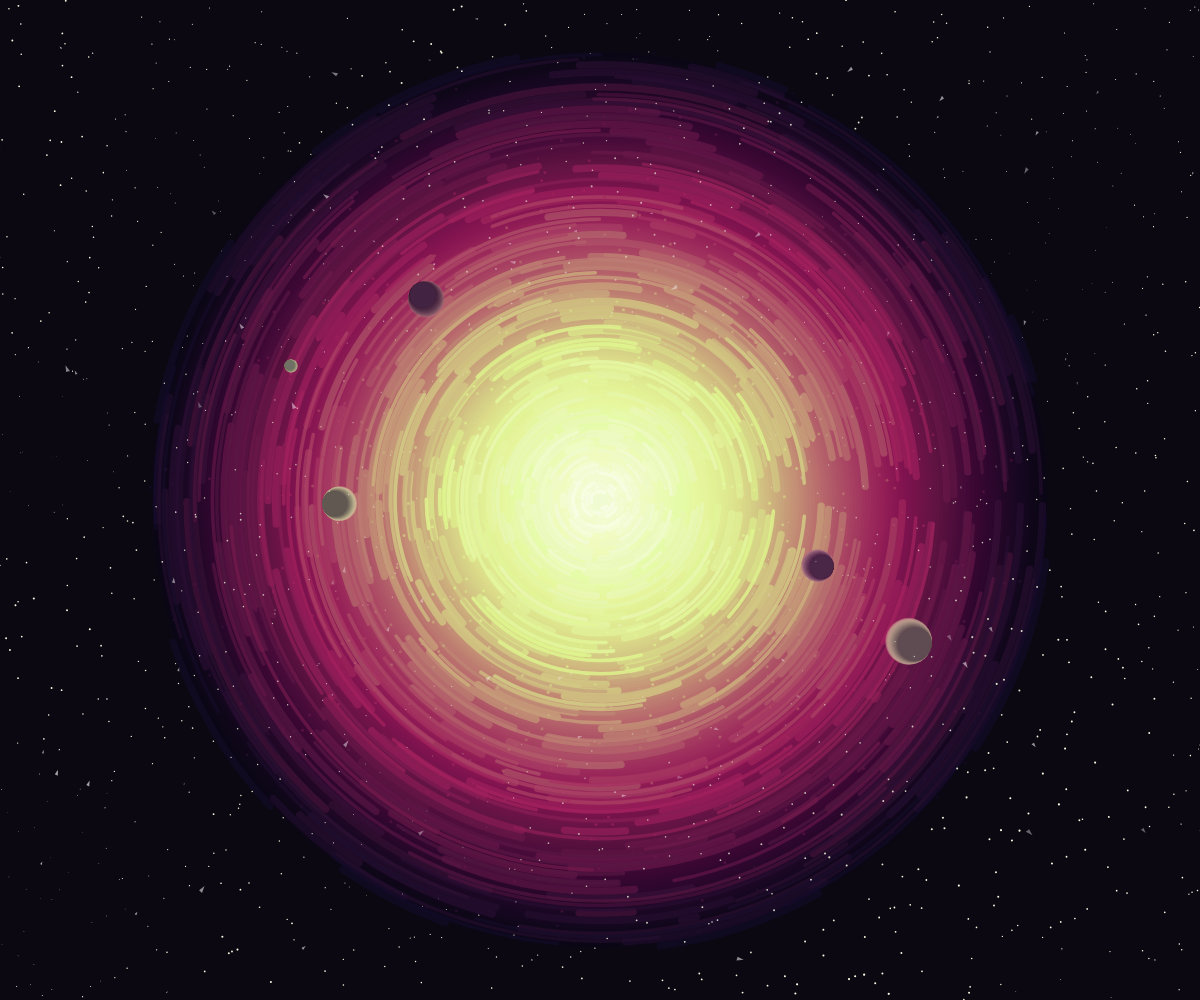
Frame 1 (no input)
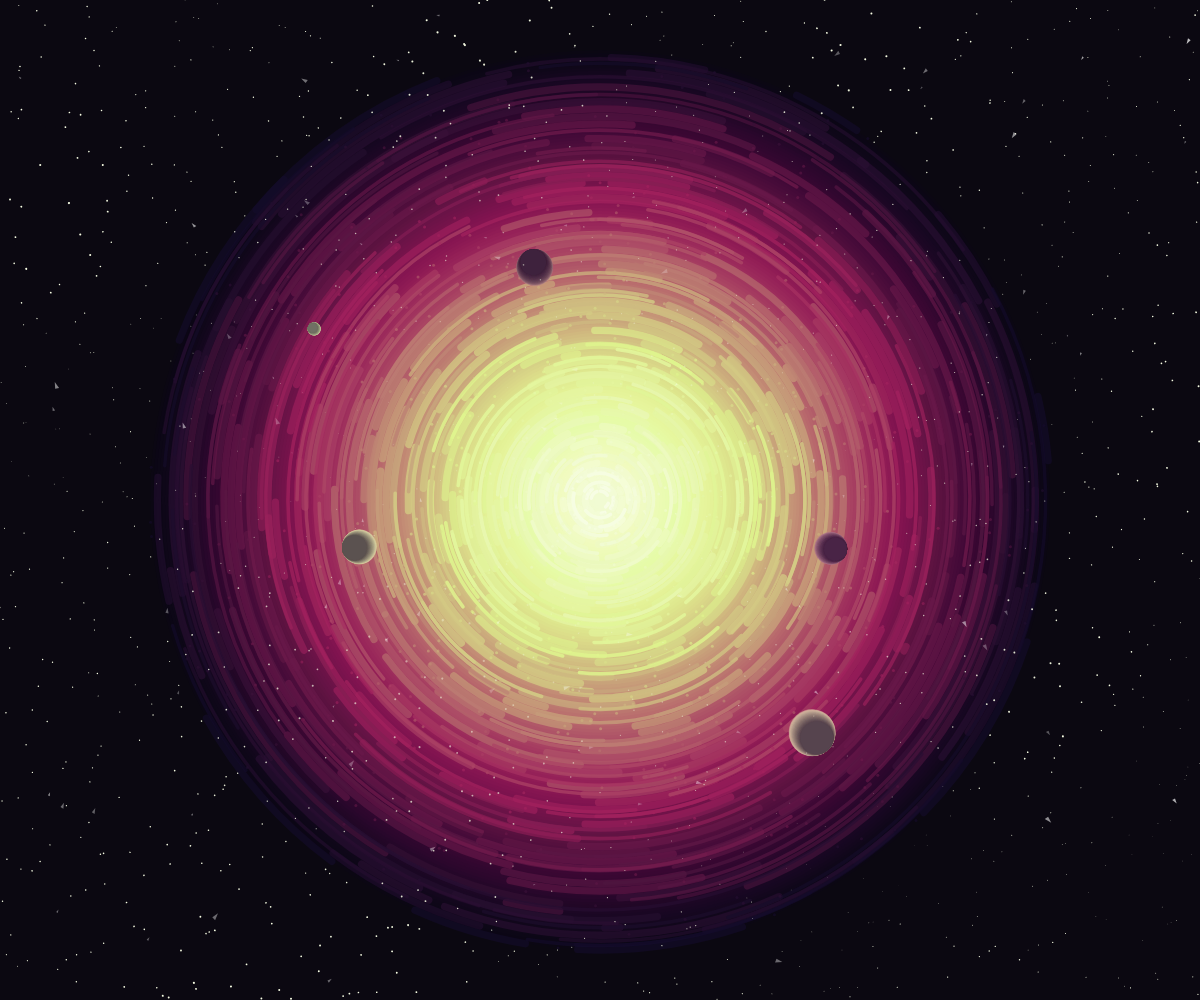
Frame 60 (no input)
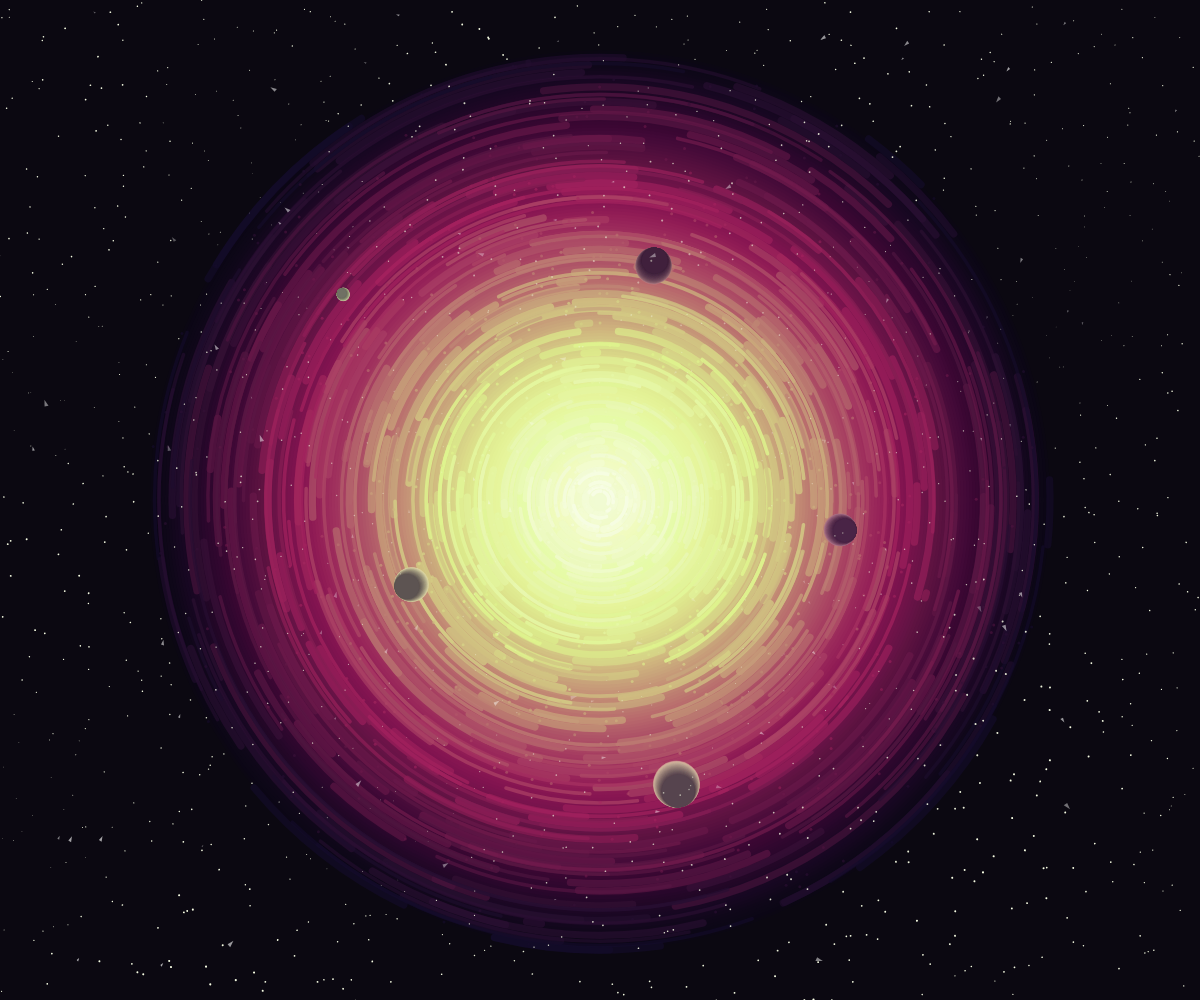
Frame 120 (the mouse pressed at the canvas centre since frame 60)

The p5.js sketch that drew these frames (run headless with seeded random() and noise() and a simulated clock; from frame 60 on, the mouse is pressed at the canvas centre):

// p5.js sketch
// ── sketch.js
/* Functions I wanted to realize in prototype:
1. Press space and switch observation window to a new solar system

2. Nebula/Solar system view, the most colorful type

3. Planets in shade. Textures and rendering are not ready, but we want to have their orbits already.

*/
let systems = []; // hold solar systems
let ashes = [];

// Space jump animation set up
let jumpPhase = "idle";
let jumpFrame = 0;
let jumpOrder = ["wind", "twist", "unwind", "settle", "idle"];
let jumpLen = {
  wind: 30, twist: 22, unwind: 26, settle: 24
} // dictionary

let sp = 1; //multiplier into arc rotation
let twist = 0; //0 - no warp, 1 - full
let fade = 0; //transition btw two systems
let next = 0; // the next to play
let current = 0; // the current displayed system

let spinAcc = 0; //replace frameCount as acceleration


function setup() {
  createCanvas(windowWidth, windowHeight); 
  for (let i = 0; i < 5; i++) {
    systems.push(new SolarSystem()); // create 5 systems in advance.
  }

  for (let i = 0; i < 200; i++) {
    ashes.push(new Ash(random(1)));
  }
}

function windowResized() {
  resizeCanvas(windowWidth, windowHeight)
}

function draw() {
  updateJump();
  spinAcc += sp;
  background(systems[current].theme.bg);

  if (fade < 0.999) systems[current].update(1-fade);
  if (fade > 0.001) systems[next].update(fade);
  drawGrid();

  push();
  translate(width/2, height/2);
  for (let a of ashes) {
    a.update();
    a.display();
  }
  pop();
}

class Planet {
  constructor(theme, R) {
    this.theme = theme;
    this.r = random(R * 0.5, R * 1.5);
    this.ang = random(TWO_PI);
    this.speed = random(0.002, 0.008);
    //vari direction
    if (random(1) < 0.5) {
      this.speed *= -1;
    } 
    this.tilt = random(0.3, 1);
    this.size = random(10, 50)
    this.colGradient = random(0.25, 0.75)

    this.depth = random(0, 0.3);
    this.texture = random(0.3, 0.7);
  }

  update() {
    this.ang += this.speed * sp;
  };

  display(al, R) {
    //Get coordinates
    let x = cos(this.ang) * this.r;
    let y = sin(this.ang) * this.r * this.tilt;
    //Extract theme colors
    let c1 = this.theme.c1;
    let c2 = this.theme.c2;
    let c3 = this.theme.c3;
    let c4 = this.theme.c4;

    // Selecting color over the theme
    let col;
    if (this.colGradient < 0.33) {
      col = lerpColor(c1, c2, this.colGradient * 3);
    } else if (this.colGradient < 0.67) {
      col = lerpColor(c2, c3, (this.colGradient - 0.33)* 3);
    } else {
      col = lerpColor(c3, c4, (this.colGradient - 0.67) * 3);
    }

    // Adding shades and bright side
    let shadow = lerpColor(col, c1, 0.75);
    let lit = lerpColor(col, c4, 0.4)
    let numSlices = 80;
    let lightAng = atan2(y, x);

    //Size on the ellipse orbit scale
    let depthScale = map(this.r, R * 0.5, R * 1.5, 1.1, 0.8);
    let shift = this.size * depthScale * 0.3;
     
    push();
    translate(x, y);
    rotate(lightAng);

    noStroke();
    for (let i = 0; i < numSlices; i++) {
      let j = i / (numSlices-1);
      push();
      translate(shift * j * 0.5, 0); // shift each slice outward;
      let c = lerpColor(lit, shadow, pow(j, this.texture) - this.depth);
      c.setAlpha(al * 25) //al adjust for transition
      fill(c);
      circle(0, 0, this.size * depthScale - j * shift);
      pop();
    }
    pop();
  }
}

let sysScale = 1; // zoom in/out effect

function updateJump() {
  if (jumpPhase == "idle") {
    sysScale = lerp(sysScale, 1, 0.2);
    sp = lerp(sp, 1, 0.15);
    fade = 0;
    twist = 0;
    if (current != next) {current = next};
    return;
  }

  let d = jumpLen[jumpPhase]; //time one 'phase' would last
  let t = constrain(jumpFrame / d, 0, 1); //progress parameter, from drawBlink();

  if (jumpPhase == "wind") {
    let e = t * t * t;
    sysScale = 1 + 0.06 * e;
    sp = lerp(1, 9, e);
    fade = 0;
    twist = 0;

  } else if (jumpPhase == "twist") {
    let e; // a function a++ till middle and a-- later
    if (t < 0.5) {
      e = 4 * t * t * t;
    } else {
      e = 1 - pow(-2*t+2, 3) / 2;
    }
    sysScale = lerp(1.1, 0.78, e);
    sp = lerp(9, 14, e);
    fade = e * e;
    twist = sin(PI * t);

  } else if (jumpPhase == "unwind") {
    let e = 1 - pow(1-t, 3);
    sysScale = lerp(0.78, 1.06, e);
    sp = lerp(14, 3, e);
    fade = 1;
    twist = lerp(1, 0, e);

  } else if (jumpPhase == "settle") {
    let e = 1 - pow(1-t, 3);
    sysScale = lerp(1.06, 1, e);
    sp = lerp(3, 1, e);
    twist = 0;
    fade = 1;
  }

  jumpFrame++;
  if (jumpFrame >= d) {
    jumpFrame = 0;
    jumpPhase = jumpOrder[jumpOrder.indexOf(jumpPhase) + 1];
    if (jumpPhase == "unwind") {current = next};
  }
} 

function makeTheme() {
  colorMode(HSL, 360, 100, 100);  
  let h1 = random(360);
  //Randonize direction
  let dir;
  if (random(1) < 0.5) {dir = 1;} else {dir = -1};
  let h2 = (h1 + dir * random(60, 80) + 360) % 360;
  let h3 = (h2 + dir * random(80, 140) + 360) % 360;
  let h4 = (h3 + random(-3, 3) + 360) % 360;

  let theme = {
    c1: color(h1, 60 + random(-8, 8), 12+random(-3,4)),
    c2: color(h2, 70 + random(-8, 10), 40 + random(-4, 6)),
    c3: color(h3, 85 + random(-8,6), 74+random(-5,5)),
    c4: color(h4, 80 + random(-8,8), 96+random(-2, 2)),
    bg: color(h1, 35, 5)
  }; // Use the properties of an 'object' to store the values.

  colorMode(RGB, 255);  
  return theme;
}

class SolarSystem {
  constructor() {
    this.theme = makeTheme(); //create color palette
    this.storeArc();
    this.planets = [];
    for (let i = 0; i < floor(random(3, 6)); i++) {
      this.planets.push(new Planet(this.theme, height/4))
    }
  }

  storeArc() {
    this.points = [];
    let c1 = this.theme.c1;
    let c2 = this.theme.c2;
    let c3 = this.theme.c3;
    let c4 = this.theme.c4;

    this.bgCircles = []; //Build circles radial glow
    for (let i = 0; i < 150; i++) {
      let t = i / 149;
      let c;
      if (t < 0.33) {
        c = lerpColor(c1, c2, t * 3);
      } else if (t < 0.67) {
        c = lerpColor(c2, c3, (t - 0.33) * 3);
      } else {
        c = lerpColor(c3, c4, (t - 0.67) * 3);
      }
      c.setAlpha(5 * t + 20);
      this.bgCircles.push(c);
    }

    // Arcs in the mid ground
    this.midArcs = [];
    for (let i = 0; i < 60; i++) {
      let t = i / 59; //Set gradient ratio
      let c;
      if (t < 0.33) {
        c = lerpColor(c1, c2, constrain(t * 3 + random(-0.15, 0.15), 0, 1)); // Adding constrain to ensure bounded between 0, 1
      } else if (t < 0.67) {
        c = lerpColor(
          c2,
          c3,
          constrain((t - 0.33) * 3 + random(-0.15, 0.15), 0, 1)
        );
      } else {
        c = lerpColor(
          c3,
          c4,
          constrain((t - 0.67) * 3 + random(-0.15, 0.15), 0, 1)
        );
      }
      c.setAlpha(5 * t + 70);

      let numSegs = floor(random(5, 9)); //Break into segments
      let arcs = [];
      for (let j = 0; j < numSegs; j++) {
        let span = TWO_PI / numSegs;
        let d;
        if (random() < 0.5) {
          d = 1;
        } else {
          d = -1;
        }
        arcs.push({
          // I'm using simplified formatting here
          start: j * span + random(0, span * 0.5),
          end: j * span + random(span * 0.5, span),
          dir: d, //direction it spans
        });
      }
      this.midArcs.push({ color: c, arcs: arcs }); //record color and arcs segments

      // Add points
      c.setAlpha(155 + 0 * random(-1, 1));
      let numPts = floor(random(8, 16));
      let dots = [];
      let k = 0;
      for (let j = 0; j < numPts; j++) {
        let span = TWO_PI / numPts;
        dots.push({
          ang: random(k, k + span),
          dir: random(-1, 1)
        })
        k += span;
      }
      this.points.push({color: c, dots: dots});
    }

    // Front arcs
    this.frontArcs = [];
    for (let i = 0; i < 100; i++) {
      let t = i / 99; //Set gradient ratio
      let c;
      if (t < 0.33) {
        c = lerpColor(c1, c2, constrain(t * 3 + random(-0.15, 0.15), 0, 1)); // Adding constrain to ensure bounded between 0, 1
      } else if (t < 0.67) {
        c = lerpColor(
          c2,
          c3,
          constrain((t - 0.33) * 3 + random(-0.15, 0.15), 0, 1)
        );
      } else {
        c = lerpColor(
          c3,
          c4,
          constrain((t - 0.67) * 3 + random(-0.15, 0.15), 0, 1)
        );
      }
      c.setAlpha(100 * t + 155);

      let numSegs = floor(random(3, 6)); //Break into segments
      let arcs = [];
      for (let j = 0; j < numSegs; j++) {
        if (i % 4 < 1) {
          continue; // Create skips manually
        }
        let span = TWO_PI / numSegs;
        let d;
        if (random() < 0.5) {
          d = 1;
        } else {
          d = -1;
        }
        arcs.push({
          // I'm using simplified formatting here
          start: j * span + random(0, span * 0.5),
          end: j * span + random(span * 0.5, span),
          dir: d, //direction it spans
        });
      }
      this.frontArcs.push({ color: c, arcs: arcs }); //record color and arcs segments
    }
  }

  drawArcs(R, al) {
    //Circles first, from large to small
    noStroke();
    for (let i = 0; i < this.bgCircles.length; i++) {
      let c = this.bgCircles[i]; // translate back to add a;
      fill(red(c), green(c), blue(c), alpha(c) * al);
      circle(0, 0, R * 2 * (1 - i / (this.bgCircles.length + 1)));
    }

    // mid arcs
    noFill();
    strokeWeight(R / (this.midArcs.length + 2 ));
    for (let i = 0; i < this.midArcs.length; i++) {
      let layer = this.midArcs[i];
      let r = R * (1 - i / (this.midArcs.length + 1));
      let spin = (spinAcc / 800) * (1.5 + (1 - i / this.midArcs.length));

      //Each seg
      for (let j = 0; j < layer.arcs.length; j++) {
        let a = layer.arcs[j];
        let c = layer.color; // translate back to add a;
        stroke(red(c), green(c), blue(c), alpha(c) * al);
        arc(0, 0, r * 2, r * 2, a.start + spin * a.dir, a.end + spin * a.dir);
      }
    }

    // Front arcs
    strokeWeight((R / (this.frontArcs.length + 1)) * 0.8); //thinner
    for (let i = 0; i < this.frontArcs.length; i++) {
      let layer = this.frontArcs[i];
      let r = R * (1 - i / (this.frontArcs.length + 1));
      let spin =
        (spinAcc / 200) * (1.5 + (1 - i / this.frontArcs.length) / 2);
      

      //Each seg
      for (let j = 0; j < layer.arcs.length; j++) {
        let a = layer.arcs[j];
        let c = layer.color; // translate back to add a;
        stroke(red(c), green(c), blue(c), alpha(c) * al);
        arc(0, 0, r * 2, r * 2, a.start + spin * a.dir, a.end + spin * a.dir);
      }
    }

    noStroke();
    for (let i = 0; i < this.points.length; i++) {
      let layer = this.points[i];
      let r = R * (1 - i / (this.points.length + 1));
      let spin = (spinAcc / 200) * (1.5 + (1 - i / this.points.length) / 2);
      let c = layer.color; // translate back to add a;
        fill(red(c), green(c), blue(c), alpha(c) * al);
      for (let d of layer.dots) {
        let a = d.ang + spin * d.dir;
        circle(r * cos(a), r * sin(a), 3);
      }
    }
  }

  update(al) {
    if (al == undefined) {al = 1};
    let R = height * 0.45;
    push();
    translate(width / 2, height / 2);
    scale(sysScale, -sysScale); //Zooms during jump

    this.drawArcs(R, al);

    for (let p of this.planets) {
      p.update();
      p.display(al, R);
    }
    pop();
  }
}

function keyPressed() {
  // Switch 'windows'
  if (key == " " && jumpPhase == "idle") {
    jumpPhase = "wind";
    jumpFrame = 0;
    next = (current + 1) % systems.length;
  }
}

// Star field
let s = 30;

function drawGrid() {   
  push();
  colorMode(HSB, 360, 100, 100);  
  translate(width / 2, height / 2);
  rotate(radians(spinAcc / 20 ));
  
  translate(-width / 2, -height / 2)

  let starColor = systems[current].theme.c4;
      fill(starColor);
  
  for (let x = -250; x < width + 250; x += s) {
    for (let y = -250; y < height + 250; y += s) {
      let flicker = noise(x / 200, y / 200, sin(frameCount / 40));
      let r = map(flicker, 0, 1, 0, 3);

      let jx = noise(x * 0.3, y * 0.3) * s * 3;
      let jy = noise(x * 0.3 + 200, y * 0.3 + 200) * s * 3;
      let cx = x + jx;
      let cy = y + jy;
       // adding radiant transparency
      let d = dist(cx, cy, width/2, height/2);
      let edgeFade = map(d, 0, min(width, height) * 0.5, 0, 1);
      let sc = color(starColor);
      sc.setAlpha(edgeFade);
      fill(sc);
      noStroke()
      if (d>= 100) {
      circle(cx, cy, r);
    }
    }
  }
  
  colorMode(RGB, 255, 255, 255, 100);  
  pop();
}

// Ashes in the Universe
class Ash {
  constructor(init) {
    this.r = map(init, 0, 1, 40, width); //random starting to the center
    this.ang = random(TWO_PI); //random starting angle
    this.size = random(1, 3.5);
    this.speed = random(0.5, 1.25);
    this.phase = random(TWO_PI); // offset to avoid flickering together
  }

  display() {
    let opa = map(this.r, 0, width, 20, 80);
    let flicker = 1 + 0.3 * sin(frameCount * 0.05 + this.phase);
    noStroke();
    fill(255, 255, 255, opa * flicker);

    // Draw small triangles
    push();
    translate(-cos(this.ang) * this.r, sin(this.ang) * this.r);

    rotate(this.ang); //outward
    let sz = this.size;
    triangle(0, -sz, -sz * 0.3, sz, sz * 0.9, sz);
    pop();
  }

  update() {
    this.r += 0.2 * this.speed * sp;
    this.ang += this.speed * 0.001 * sp;
    
    if (this.r > width) {
      this.r = random(0, 180);
      this.ang = random(TWO_PI);
    }
  }
}
